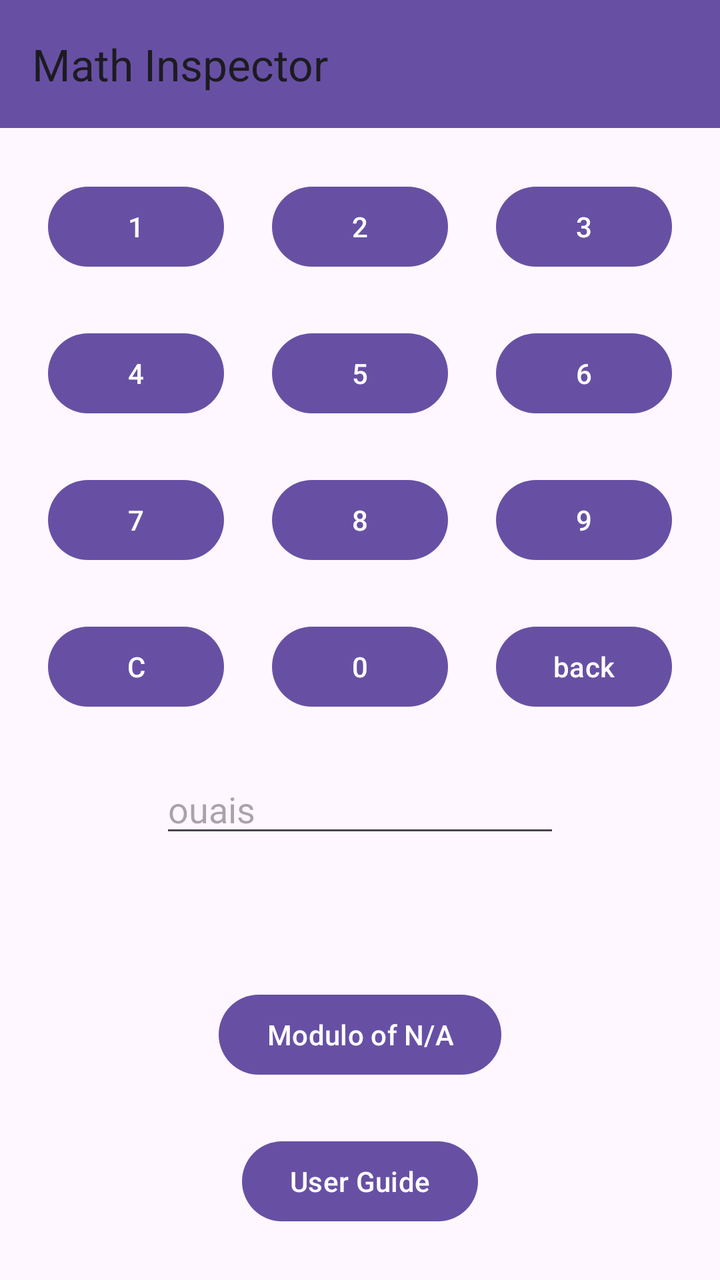
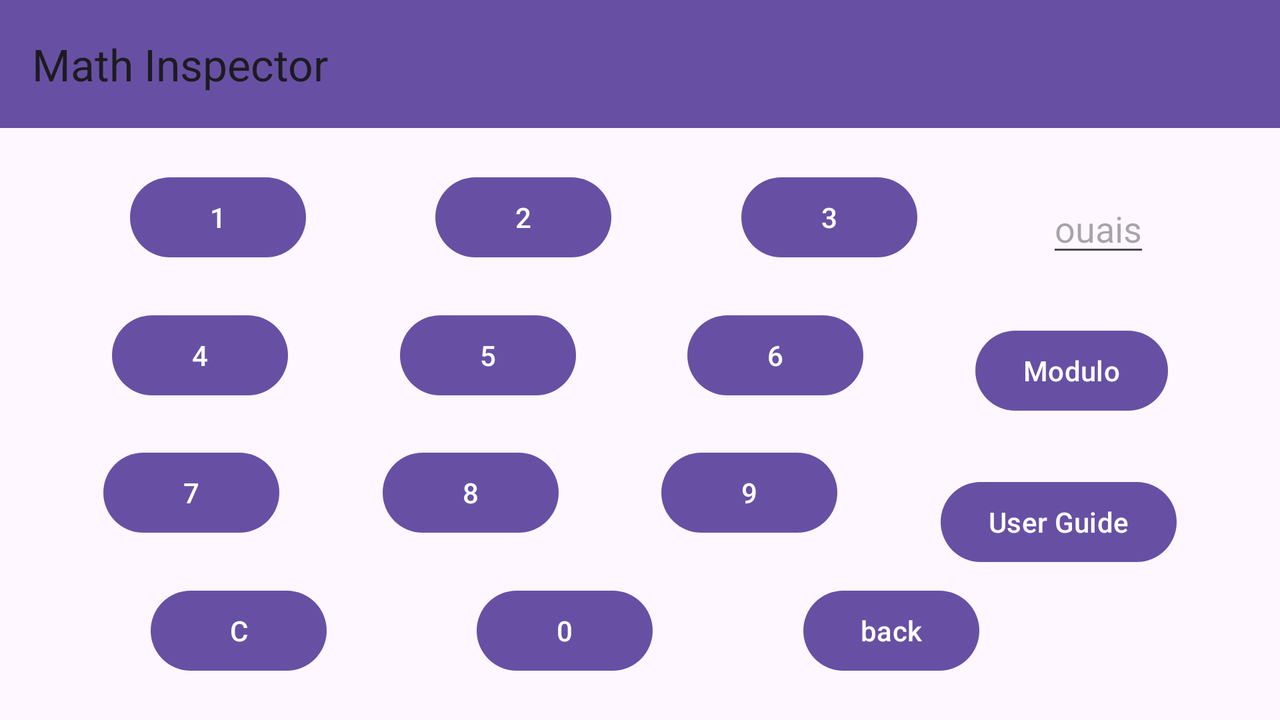

An Android layout and its configuration variant, each rendered on a device that would load it. The default file and the variant file are quoted in full after the pictures.
<!-- AndroidManifest.xml: application theme Theme.MathInspectorTP3 -->
<!-- res/layout/activity_main.xml -->
<?xml version="1.0" encoding="utf-8"?>
<androidx.constraintlayout.widget.ConstraintLayout xmlns:android="http://schemas.android.com/apk/res/android"
    xmlns:app="http://schemas.android.com/apk/res-auto"
    xmlns:tools="http://schemas.android.com/tools"
    android:id="@+id/main"
    android:layout_width="match_parent"
    android:layout_height="match_parent"
    tools:context=".MainActivity">

    <com.google.android.material.appbar.MaterialToolbar
        android:id="@+id/tool_bar"
        android:layout_width="match_parent"
        android:layout_height="?attr/actionBarSize"
        android:background="?colorPrimary"
        app:layout_constraintEnd_toEndOf="parent"
        app:layout_constraintStart_toStartOf="parent"
        app:layout_constraintTop_toTopOf="@id/main"
        app:title="Math Inspector"
        android:layout_marginBottom="20dp"/>




    <com.google.android.material.button.MaterialButton
        android:id="@+id/button2"
        android:layout_width="wrap_content"
        android:layout_height="wrap_content"
        android:text="2"
        app:layout_constraintBottom_toTopOf="@+id/button5"
        app:layout_constraintEnd_toEndOf="parent"
        app:layout_constraintStart_toStartOf="parent"
        app:layout_constraintTop_toBottomOf="@id/tool_bar" />

    <com.google.android.material.button.MaterialButton
        android:id="@+id/button1"
        android:layout_width="wrap_content"
        android:layout_height="wrap_content"
        android:text="1"
        app:layout_constraintBottom_toTopOf="@+id/button4"
        app:layout_constraintEnd_toStartOf="@id/button2"
        app:layout_constraintStart_toStartOf="parent"
        app:layout_constraintTop_toBottomOf="@id/tool_bar" />


    <com.google.android.material.button.MaterialButton
        android:id="@+id/button3"
        android:layout_width="wrap_content"
        android:layout_height="wrap_content"
        android:text="3"
        app:layout_constraintBottom_toTopOf="@+id/button6"
        app:layout_constraintEnd_toEndOf="parent"
        app:layout_constraintStart_toEndOf="@id/button2"
        app:layout_constraintTop_toBottomOf="@id/tool_bar" />

    <com.google.android.material.button.MaterialButton
        android:id="@+id/button5"
        android:layout_width="wrap_content"
        android:layout_height="wrap_content"
        android:text="5"
        app:layout_constraintBottom_toTopOf="@+id/button8"
        app:layout_constraintEnd_toEndOf="parent"
        app:layout_constraintStart_toStartOf="parent"
        app:layout_constraintTop_toBottomOf="@+id/button1" />

    <com.google.android.material.button.MaterialButton
        android:id="@+id/button4"
        android:layout_width="wrap_content"
        android:layout_height="wrap_content"
        android:text="4"
        app:layout_constraintBottom_toTopOf="@+id/button8"
        app:layout_constraintEnd_toStartOf="@id/button5"
        app:layout_constraintStart_toStartOf="parent"
        app:layout_constraintTop_toBottomOf="@+id/button1" />

    <com.google.android.material.button.MaterialButton
        android:id="@+id/button6"
        android:layout_width="wrap_content"
        android:layout_height="wrap_content"
        android:text="6"
        app:layout_constraintBottom_toTopOf="@+id/button9"
        app:layout_constraintEnd_toEndOf="parent"
        app:layout_constraintStart_toEndOf="@id/button5"
        app:layout_constraintTop_toBottomOf="@+id/button2" />

    <com.google.android.material.button.MaterialButton
        android:id="@+id/button8"
        android:layout_width="wrap_content"
        android:layout_height="wrap_content"
        android:text="8"
        app:layout_constraintBottom_toTopOf="@+id/button0"
        app:layout_constraintEnd_toEndOf="parent"
        app:layout_constraintStart_toStartOf="parent"
        app:layout_constraintTop_toBottomOf="@+id/button5" />

    <com.google.android.material.button.MaterialButton
        android:id="@+id/button7"
        android:layout_width="wrap_content"
        android:layout_height="wrap_content"
        android:text="7"
        app:layout_constraintBottom_toTopOf="@+id/button0"
        app:layout_constraintEnd_toStartOf="@id/button8"
        app:layout_constraintStart_toStartOf="parent"
        app:layout_constraintTop_toBottomOf="@+id/button4" />

    <com.google.android.material.button.MaterialButton
        android:id="@+id/button9"
        android:layout_width="wrap_content"
        android:layout_height="wrap_content"
        android:text="9"
        app:layout_constraintBottom_toTopOf="@+id/button0"
        app:layout_constraintEnd_toEndOf="parent"
        app:layout_constraintStart_toEndOf="@id/button8"
        app:layout_constraintTop_toBottomOf="@+id/button4" />



    <com.google.android.material.button.MaterialButton
        android:id="@+id/button0"
        android:layout_width="wrap_content"
        android:layout_height="wrap_content"
        android:text="0"
        app:layout_constraintBottom_toTopOf="@+id/input"
        app:layout_constraintEnd_toEndOf="parent"
        app:layout_constraintStart_toStartOf="parent"
        app:layout_constraintTop_toBottomOf="@id/button8" />

    <com.google.android.material.button.MaterialButton
        android:id="@+id/buttonC"
        android:layout_width="wrap_content"
        android:layout_height="wrap_content"
        android:text="C"
        app:layout_constraintBottom_toTopOf="@+id/input"
        app:layout_constraintEnd_toStartOf="@id/button0"
        app:layout_constraintStart_toStartOf="parent"
        app:layout_constraintTop_toBottomOf="@+id/button8" />

    <com.google.android.material.button.MaterialButton
        android:id="@+id/buttonBack"
        android:layout_width="wrap_content"
        android:layout_height="wrap_content"
        android:text="back"
        app:layout_constraintBottom_toTopOf="@+id/input"
        app:layout_constraintEnd_toEndOf="parent"
        app:layout_constraintStart_toEndOf="@id/button8"
        app:layout_constraintTop_toBottomOf="@+id/button8" />


    <EditText
        android:id="@+id/input"
        android:layout_width="200dp"
        android:layout_height="wrap_content"
        android:layout_gravity="center"
        android:hint="ouais"
        android:inputType="number"
        app:layout_constraintBottom_toTopOf="@id/result"
        app:layout_constraintEnd_toEndOf="parent"
        app:layout_constraintStart_toStartOf="parent"
        app:layout_constraintTop_toBottomOf="@id/button0" />


    <TextView
        android:layout_width="wrap_content"
        android:layout_height="wrap_content"
        android:id="@+id/result"
        app:layout_constraintEnd_toEndOf="parent"
        app:layout_constraintStart_toStartOf="parent"
        app:layout_constraintTop_toBottomOf="@id/input"
        app:layout_constraintBottom_toTopOf="@id/modulo"
        />

    <com.google.android.material.button.MaterialButton
        android:id="@+id/modulo"
        android:layout_width="wrap_content"
        android:layout_height="wrap_content"
        app:layout_constraintEnd_toEndOf="parent"
        app:layout_constraintStart_toStartOf="parent"
        app:layout_constraintTop_toBottomOf="@id/result"
        app:layout_constraintBottom_toTopOf="@id/userGuide"
        android:text="Modulo of N/A"/>

    <com.google.android.material.button.MaterialButton
        android:id="@+id/userGuide"
        android:layout_width="wrap_content"
        android:layout_height="wrap_content"
        app:layout_constraintBottom_toBottomOf="parent"
        app:layout_constraintEnd_toEndOf="parent"
        app:layout_constraintStart_toStartOf="parent"
        app:layout_constraintTop_toBottomOf="@id/modulo"
        android:text="User Guide"
         />

    <androidx.fragment.app.FragmentContainerView
        android:id="@+id/fragment"
        android:layout_width="344dp"
        android:layout_height="390dp"
        app:layout_constraintBottom_toBottomOf="parent"
        app:layout_constraintEnd_toEndOf="parent"
        app:layout_constraintStart_toStartOf="parent"
        app:layout_constraintTop_toTopOf="parent"
        app:layout_constraintVertical_bias="0.244" />


</androidx.constraintlayout.widget.ConstraintLayout>
<!-- resources referenced by this layout -->
<resources>
  <style name="Theme.MathInspectorTP3" parent="Base.Theme.MathInspectorTP3" />
  <style name="Base.Theme.MathInspectorTP3" parent="Theme.Material3.DayNight.NoActionBar">
          
          
      </style>
</resources>
<!-- res/layout-land/activity_main.xml (the author's variant of the layout above) -->
<!-- drawn on the phone turned sideways -->
<?xml version="1.0" encoding="utf-8"?>
<androidx.constraintlayout.widget.ConstraintLayout xmlns:android="http://schemas.android.com/apk/res/android"
    xmlns:tools="http://schemas.android.com/tools"
    xmlns:app="http://schemas.android.com/apk/res-auto"
    android:layout_width="match_parent"
    android:layout_height="match_parent"
    tools:context=".MainActivity"
    android:id="@+id/main">


    <com.google.android.material.appbar.MaterialToolbar
        android:id="@+id/tool_bar"
        android:layout_width="match_parent"
        android:layout_height="?attr/actionBarSize"
        android:background="?colorPrimary"
        app:layout_constraintEnd_toEndOf="parent"
        app:layout_constraintStart_toStartOf="parent"
        app:layout_constraintTop_toTopOf="@id/main"
        app:title="Math Inspector"
        android:layout_marginBottom="20dp"/>


    <com.google.android.material.button.MaterialButton
        android:id="@+id/button2"
        android:layout_width="wrap_content"
        android:layout_height="wrap_content"
        android:text="2"
        app:layout_constraintBottom_toTopOf="@+id/button5"
        app:layout_constraintEnd_toStartOf="@+id/button3"
        app:layout_constraintStart_toEndOf="@id/button1"
        app:layout_constraintTop_toBottomOf="@id/tool_bar" />

    <com.google.android.material.button.MaterialButton
        android:id="@+id/button1"
        android:layout_width="wrap_content"
        android:layout_height="wrap_content"
        android:text="1"
        app:layout_constraintBottom_toTopOf="@+id/button4"
        app:layout_constraintEnd_toStartOf="@id/button2"
        app:layout_constraintStart_toStartOf="parent"
        app:layout_constraintTop_toBottomOf="@id/tool_bar" />


    <com.google.android.material.button.MaterialButton
        android:id="@+id/button3"
        android:layout_width="wrap_content"
        android:layout_height="wrap_content"
        android:text="3"
        app:layout_constraintBottom_toTopOf="@+id/button6"
        app:layout_constraintStart_toEndOf="@id/button2"
        app:layout_constraintTop_toBottomOf="@id/tool_bar"
        app:layout_constraintEnd_toStartOf="@id/input"/>

    <EditText
        android:id="@+id/input"
        android:layout_width="wrap_content"
        android:layout_height="wrap_content"
        android:hint="ouais"
        android:inputType="numberDecimal"
        app:layout_constraintEnd_toEndOf="parent"
        app:layout_constraintStart_toEndOf="@+id/button3"
        app:layout_constraintTop_toBottomOf="@+id/tool_bar"
        app:layout_constraintBottom_toTopOf="@id/modulo"/>

    <com.google.android.material.button.MaterialButton
        android:id="@+id/button5"
        android:layout_width="wrap_content"
        android:layout_height="wrap_content"
        android:text="5"
        app:layout_constraintBottom_toTopOf="@+id/button8"
        app:layout_constraintStart_toEndOf="@id/button4"
        app:layout_constraintTop_toBottomOf="@+id/button1"
        app:layout_constraintEnd_toStartOf="@id/button6"/>

    <com.google.android.material.button.MaterialButton
        android:id="@+id/button4"
        android:layout_width="wrap_content"
        android:layout_height="wrap_content"
        android:text="4"
        app:layout_constraintBottom_toTopOf="@+id/button8"
        app:layout_constraintEnd_toStartOf="@id/button5"
        app:layout_constraintStart_toStartOf="parent"
        app:layout_constraintTop_toBottomOf="@+id/button1" />

    <com.google.android.material.button.MaterialButton
        android:id="@+id/button6"
        android:layout_width="wrap_content"
        android:layout_height="wrap_content"
        android:text="6"
        app:layout_constraintBottom_toTopOf="@+id/button9"
        app:layout_constraintEnd_toStartOf="@+id/modulo"
        app:layout_constraintStart_toEndOf="@id/button5"
        app:layout_constraintTop_toBottomOf="@+id/button3" />

    <com.google.android.material.button.MaterialButton
        android:id="@+id/button8"
        android:layout_width="wrap_content"
        android:layout_height="wrap_content"
        android:text="8"
        app:layout_constraintBottom_toTopOf="@id/button0"
        app:layout_constraintEnd_toStartOf="@id/button9"
        app:layout_constraintStart_toEndOf="@id/button7"
        app:layout_constraintTop_toBottomOf="@+id/button5" />

    <com.google.android.material.button.MaterialButton
        android:id="@+id/button7"
        android:layout_width="wrap_content"
        android:layout_height="wrap_content"
        android:text="7"
        app:layout_constraintBottom_toTopOf="@id/buttonC"
        app:layout_constraintEnd_toStartOf="@id/button8"
        app:layout_constraintStart_toStartOf="parent"
        app:layout_constraintTop_toBottomOf="@id/button4" />

    <com.google.android.material.button.MaterialButton
        android:id="@+id/button9"
        android:layout_width="wrap_content"
        android:layout_height="wrap_content"
        android:text="9"
        app:layout_constraintBottom_toTopOf="@id/buttonBack"
        app:layout_constraintEnd_toStartOf="@+id/userGuide"
        app:layout_constraintStart_toEndOf="@id/button8"
        app:layout_constraintTop_toBottomOf="@+id/button6" />


    <com.google.android.material.button.MaterialButton
        android:id="@+id/modulo"
        android:layout_width="wrap_content"
        android:layout_height="wrap_content"
        app:layout_constraintBottom_toTopOf="@id/userGuide"
        app:layout_constraintEnd_toEndOf="parent"
        app:layout_constraintStart_toEndOf="@id/button6"
        app:layout_constraintTop_toBottomOf="@id/input"
        android:text="Modulo"/>

    <com.google.android.material.button.MaterialButton
        android:id="@+id/userGuide"
        android:layout_width="wrap_content"
        android:layout_height="wrap_content"
        app:layout_constraintBottom_toTopOf="@id/result"
        app:layout_constraintEnd_toEndOf="parent"
        app:layout_constraintStart_toEndOf="@id/button9"
        app:layout_constraintTop_toBottomOf="@id/modulo"
        android:text="User Guide"/>


    <com.google.android.material.button.MaterialButton
        android:id="@+id/button0"
        android:layout_width="wrap_content"
        android:layout_height="wrap_content"
        android:text="0"
        app:layout_constraintBottom_toBottomOf="parent"
        app:layout_constraintEnd_toStartOf="@id/buttonBack"
        app:layout_constraintStart_toEndOf="@id/buttonC"
        app:layout_constraintTop_toBottomOf="@id/button8" />

    <com.google.android.material.button.MaterialButton
        android:id="@+id/buttonC"
        android:layout_width="wrap_content"
        android:layout_height="wrap_content"
        android:text="C"
        app:layout_constraintBottom_toBottomOf="parent"
        app:layout_constraintEnd_toStartOf="@id/button0"
        app:layout_constraintStart_toStartOf="parent"
        app:layout_constraintTop_toBottomOf="@+id/button7" />

    <com.google.android.material.button.MaterialButton
        android:id="@+id/buttonBack"
        android:layout_width="wrap_content"
        android:layout_height="wrap_content"
        android:text="back"
        app:layout_constraintBottom_toBottomOf="parent"
        app:layout_constraintEnd_toStartOf="@id/result"
        app:layout_constraintStart_toEndOf="@id/button0"
        app:layout_constraintTop_toBottomOf="@+id/button9" />


    <TextView
        android:layout_width="wrap_content"
        android:layout_height="wrap_content"
        android:id="@+id/result"
        app:layout_constraintEnd_toEndOf="parent"
        app:layout_constraintStart_toEndOf="@id/buttonBack"
        app:layout_constraintTop_toBottomOf="@id/userGuide"
        app:layout_constraintBottom_toBottomOf="parent"
        />

    <androidx.fragment.app.FragmentContainerView
        android:id="@+id/fragment"
        android:layout_width="514dp"
        android:layout_height="311dp"
        app:layout_constraintBottom_toBottomOf="parent"
        app:layout_constraintEnd_toEndOf="parent"
        app:layout_constraintHorizontal_bias="0.073"
        app:layout_constraintStart_toStartOf="parent"
        app:layout_constraintTop_toTopOf="parent"
        app:layout_constraintVertical_bias="0.84" />


</androidx.constraintlayout.widget.ConstraintLayout>
